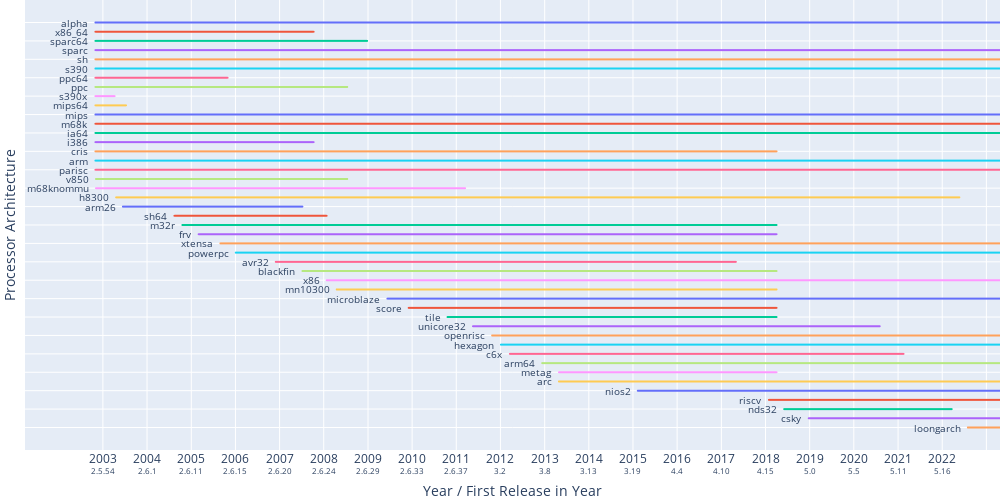

The notebook cell saved with this chart:
### Code cell
# processor architectures

fig = px.line(
    df_architectures,
    x='committer_date',
    y='architecture',
    color='architecture',
    labels=committer_date_labels({'architecture': 'Processor Architecture'}),
    hover_data=['revision']
)

committer_date_x_axis(fig)
fig.update_layout(showlegend=False)
fig.update_yaxes(showticklabels=False)

df_architectures_first_version = df_architectures.groupby(['architecture']).min().reset_index()
for row in range(len(df_architectures_first_version)):
    fig.add_annotation(
        x=df_architectures_first_version.at[row, 'committer_date'],
        y=df_architectures_first_version.at[row, 'architecture'],
        text=df_architectures_first_version.at[row, 'architecture'],
        showarrow=False, yshift=0, xshift=-5, font_size=10, xanchor='right'
    )

show(fig, 'architectures')
